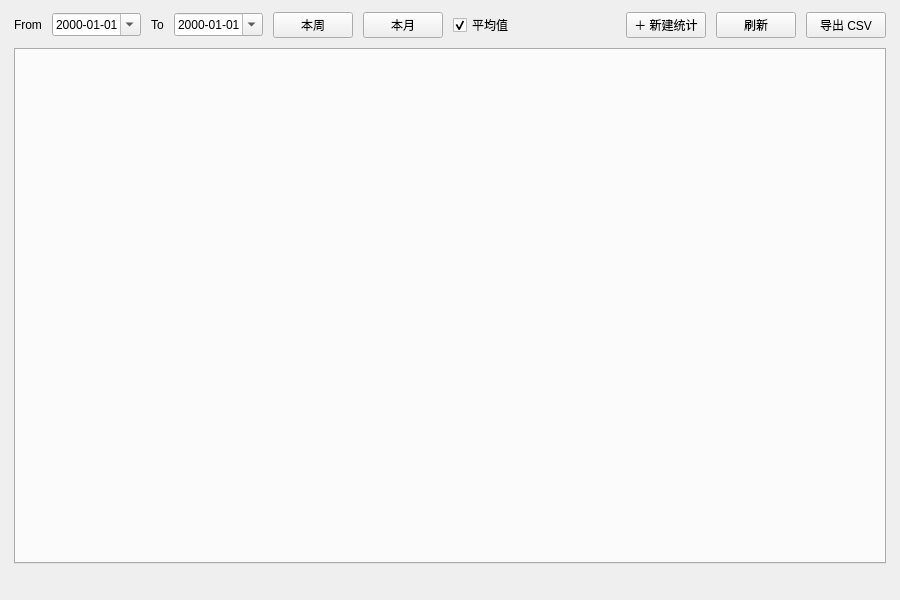
<?xml version="1.0" encoding="UTF-8"?>
<!-- statspage.ui —— 多日统计页布局（Qt Designer）
     与 StatsPage 构造函数中的静态结构一一对应。注意：
     1. Tab 内容（Top/Day duration/Attendance/Custom）为动态构建，保留在 statspage.cpp；
     2. 控件名保持唯一，主题 QSS 的 objectName 角色（ToolBtn/PrimaryBtn）在构造函数中统一映射；
     3. 默认日期范围、平均值勾选初始状态在运行时设置 -->
<ui version="4.0">
 <class>StatsPage</class>
 <widget class="QWidget" name="StatsPage">
  <property name="geometry">
   <rect>
    <x>0</x>
    <y>0</y>
    <width>900</width>
    <height>600</height>
   </rect>
  </property>
  <layout class="QVBoxLayout" name="rootLayout" stretch="0,1,0">
   <property name="leftMargin">
    <number>14</number>
   </property>
   <property name="topMargin">
    <number>12</number>
   </property>
   <property name="rightMargin">
    <number>14</number>
   </property>
   <property name="bottomMargin">
    <number>12</number>
   </property>
   <property name="spacing">
    <number>10</number>
   </property>
   <item>
    <layout class="QHBoxLayout" name="top">
     <item>
      <widget class="QLabel" name="fromLabel">
       <property name="text">
        <string>From</string>
       </property>
      </widget>
     </item>
     <item>
      <widget class="QDateEdit" name="fromEdit">
       <property name="calendarPopup">
        <bool>true</bool>
       </property>
       <property name="displayFormat">
        <string>yyyy-MM-dd</string>
       </property>
      </widget>
     </item>
     <item>
      <widget class="QLabel" name="toLabel">
       <property name="text">
        <string>To</string>
       </property>
      </widget>
     </item>
     <item>
      <widget class="QDateEdit" name="toEdit">
       <property name="calendarPopup">
        <bool>true</bool>
       </property>
       <property name="displayFormat">
        <string>yyyy-MM-dd</string>
       </property>
      </widget>
     </item>
     <item>
      <widget class="QPushButton" name="weekBtn">
       <property name="text">
        <string>本周</string>
       </property>
      </widget>
     </item>
     <item>
      <widget class="QPushButton" name="monthBtn">
       <property name="text">
        <string>本月</string>
       </property>
      </widget>
     </item>
     <item>
      <widget class="QCheckBox" name="avgCheck">
       <property name="text">
        <string>平均值</string>
       </property>
       <property name="checked">
        <bool>true</bool>
       </property>
      </widget>
     </item>
     <item>
      <spacer name="topStretch">
       <property name="orientation">
        <enum>Qt::Horizontal</enum>
       </property>
       <property name="sizeHint" stdset="0">
        <size>
         <width>40</width>
         <height>20</height>
        </size>
       </property>
      </spacer>
     </item>
     <item>
      <widget class="QPushButton" name="addTabBtn">
       <property name="text">
        <string>＋ 新建统计</string>
       </property>
      </widget>
     </item>
     <item>
      <widget class="QPushButton" name="refreshBtn">
       <property name="text">
        <string>刷新</string>
       </property>
      </widget>
     </item>
     <item>
      <widget class="QPushButton" name="exportBtn">
       <property name="text">
        <string>导出 CSV</string>
       </property>
      </widget>
     </item>
    </layout>
   </item>
   <item>
    <widget class="QTabWidget" name="tabs">
     <property name="tabsClosable">
      <bool>true</bool>
     </property>
    </widget>
   </item>
   <item>
    <widget class="QLabel" name="status"/>
   </item>
  </layout>
 </widget>
 <resources/>
 <connections/>
</ui>
